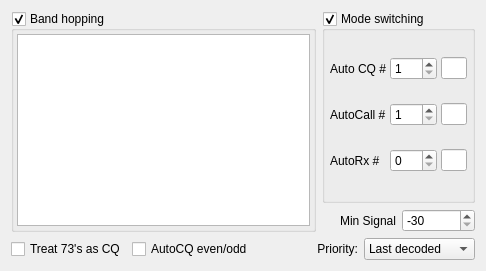
                     <widget class="QWidget" name="widget">
                      <attribute name="title">
                       <string>Others</string>
                      </attribute>
                      <layout class="QGridLayout" name="gridLayout_8" columnstretch="2,1">
                       <item row="0" column="1">
                        <widget class="QGroupBox" name="cb_autoModeSwitch">
                         <property name="sizePolicy">
                          <sizepolicy hsizetype="Preferred" vsizetype="MinimumExpanding">
                           <horstretch>0</horstretch>
                           <verstretch>0</verstretch>
                          </sizepolicy>
                         </property>
                         <property name="title">
                          <string>Mode switching</string>
                         </property>
                         <property name="checkable">
                          <bool>true</bool>
                         </property>
                         <layout class="QGridLayout" name="gridLayout_5">
                          <property name="leftMargin">
                           <number>5</number>
                          </property>
                          <property name="topMargin">
                           <number>5</number>
                          </property>
                          <property name="rightMargin">
                           <number>5</number>
                          </property>
                          <property name="bottomMargin">
                           <number>5</number>
                          </property>
                          <property name="horizontalSpacing">
                           <number>4</number>
                          </property>
                          <property name="verticalSpacing">
                           <number>2</number>
                          </property>
                          <item row="1" column="2">
                           <widget class="QLineEdit" name="le_autoCallLeft">
                            <property name="enabled">
                             <bool>true</bool>
                            </property>
                            <property name="maximumSize">
                             <size>
                              <width>40</width>
                              <height>16777215</height>
                             </size>
                            </property>
                            <property name="readOnly">
                             <bool>true</bool>
                            </property>
                           </widget>
                          </item>
                          <item row="1" column="0">
                           <widget class="QLabel" name="label_22">
                            <property name="text">
                             <string>AutoCall #</string>
                            </property>
                           </widget>
                          </item>
                          <item row="0" column="0">
                           <widget class="QLabel" name="label_21">
                            <property name="text">
                             <string>Auto CQ #</string>
                            </property>
                           </widget>
                          </item>
                          <item row="0" column="2">
                           <widget class="QLineEdit" name="le_autoCQLeft">
                            <property name="enabled">
                             <bool>true</bool>
                            </property>
                            <property name="maximumSize">
                             <size>
                              <width>40</width>
                              <height>16777215</height>
                             </size>
                            </property>
                            <property name="readOnly">
                             <bool>true</bool>
                            </property>
                           </widget>
                          </item>
                          <item row="1" column="1">
                           <widget class="QSpinBox" name="sb_autoCallCount">
                            <property name="enabled">
                             <bool>true</bool>
                            </property>
                            <property name="minimum">
                             <number>1</number>
                            </property>
                            <property name="maximum">
                             <number>999</number>
                            </property>
                           </widget>
                          </item>
                          <item row="0" column="1">
                           <widget class="QSpinBox" name="sb_autoCQCount">
                            <property name="enabled">
                             <bool>true</bool>
                            </property>
                            <property name="minimum">
                             <number>1</number>
                            </property>
                            <property name="maximum">
                             <number>999</number>
                            </property>
                           </widget>
                          </item>
                          <item row="2" column="0">
                           <widget class="QLabel" name="label_autoRxCount">
                            <property name="text">
                             <string>AutoRx #</string>
                            </property>
                           </widget>
                          </item>
                          <item row="2" column="1">
                           <widget class="QSpinBox" name="sb_autoRxCount">
                            <property name="enabled">
                             <bool>true</bool>
                            </property>
                            <property name="maximum">
                             <number>999</number>
                            </property>
                           </widget>
                          </item>
                          <item row="2" column="2">
                           <widget class="QLineEdit" name="le_autoRxLeft">
                            <property name="enabled">
                             <bool>true</bool>
                            </property>
                            <property name="maximumSize">
                             <size>
                              <width>40</width>
                              <height>16777215</height>
                             </size>
                            </property>
                            <property name="readOnly">
                             <bool>true</bool>
                            </property>
                           </widget>
                          </item>
                         </layout>
                        </widget>
                       </item>
                       <item row="1" column="1">
                        <layout class="QHBoxLayout" name="horizontalLayout_5">
                         <property name="spacing">
                          <number>6</number>
                         </property>
                         <item>
                          <widget class="QLabel" name="label_10">
                           <property name="text">
                            <string>Min Signal</string>
                           </property>
                           <property name="alignment">
                            <set>Qt::AlignRight|Qt::AlignTrailing|Qt::AlignVCenter</set>
                           </property>
                          </widget>
                         </item>
                         <item>
                          <widget class="QSpinBox" name="sbMindB">
                           <property name="toolTip">
                            <string>&lt;html&gt;&lt;head/&gt;&lt;body&gt;&lt;p&gt;Show only stations with signal stronger than...&lt;/p&gt;&lt;/body&gt;&lt;/html&gt;</string>
                           </property>
                           <property name="minimum">
                            <number>-30</number>
                           </property>
                           <property name="maximum">
                            <number>30</number>
                           </property>
                           <property name="value">
                            <number>-30</number>
                           </property>
                          </widget>
                         </item>
                        </layout>
                       </item>
                       <item row="2" column="0" colspan="2">
                        <layout class="QHBoxLayout" name="horizontalLayout_17">
                         <item>
                          <widget class="QCheckBox" name="cbCQonlyIncl73">
                           <property name="toolTip">
                            <string>&lt;html&gt;&lt;head/&gt;&lt;body&gt;&lt;p&gt;When &amp;quot;CQ Only&amp;quot; selected, include stations calling 73/RR73.&lt;/p&gt;&lt;/body&gt;&lt;/html&gt;</string>
                           </property>
                           <property name="text">
                            <string>Treat 73's as CQ</string>
                           </property>
                          </widget>
                         </item>
                         <item>
                          <widget class="QCheckBox" name="cbAutoCQAlternateEvenOdd">
                           <property name="toolTip">
                            <string>&lt;html&gt;&lt;head/&gt;&lt;body&gt;&lt;p&gt;When Mode Switching is enabled, alternate TX even/odd at the start of each AutoCQ cycle.&lt;/p&gt;&lt;/body&gt;&lt;/html&gt;</string>
                           </property>
                           <property name="text">
                            <string>AutoCQ even/odd</string>
                           </property>
                          </widget>
                         </item>
                         <item>
                          <spacer name="horizontalSpacer_8">
                           <property name="orientation">
                            <enum>Qt::Horizontal</enum>
                           </property>
                           <property name="sizeType">
                            <enum>QSizePolicy::MinimumExpanding</enum>
                           </property>
                           <property name="sizeHint" stdset="0">
                            <size>
                             <width>40</width>
                             <height>20</height>
                            </size>
                           </property>
                          </spacer>
                         </item>
                         <item>
                          <widget class="QLabel" name="label_autoCallPriority">
                           <property name="text">
                            <string>Priority:</string>
                           </property>
                           <property name="alignment">
                            <set>Qt::AlignRight|Qt::AlignTrailing|Qt::AlignVCenter</set>
                           </property>
                          </widget>
                         </item>
                         <item>
                          <widget class="QComboBox" name="cb_autoCallPriority">
                           <property name="sizePolicy">
                            <sizepolicy hsizetype="Fixed" vsizetype="Fixed">
                             <horstretch>0</horstretch>
                             <verstretch>0</verstretch>
                            </sizepolicy>
                           </property>
                           <property name="toolTip">
                            <string>&lt;html&gt;&lt;head/&gt;&lt;body&gt;&lt;p&gt;Priority of automatic station selection:&lt;/p&gt;&lt;p&gt;&lt;span style=&quot; font-weight:600;&quot;&gt;- Last decoded: &lt;/span&gt;call last decoded station&lt;/p&gt;&lt;p&gt;&lt;span style=&quot; font-weight:600;&quot;&gt;- Distance: &lt;/span&gt;call the station with the longest distance&lt;/p&gt;&lt;p&gt;&lt;span style=&quot; font-weight:600;&quot;&gt;- Signal strength: &lt;/span&gt;call the station with the strongest signal&lt;/p&gt;&lt;/body&gt;&lt;/html&gt;</string>
                           </property>
                           <item>
                            <property name="text">
                             <string>Last decoded</string>
                            </property>
                           </item>
                           <item>
                            <property name="text">
                             <string>Signal strength</string>
                            </property>
                           </item>
                           <item>
                            <property name="text">
                             <string>Distance</string>
                            </property>
                           </item>
                          </widget>
                         </item>
                        </layout>
                       </item>
                       <item row="0" column="0" rowspan="2">
                        <widget class="QGroupBox" name="cb_bandHopper">
                         <property name="title">
                          <string>Band hopping</string>
                         </property>
                         <property name="checkable">
                          <bool>true</bool>
                         </property>
                         <layout class="QVBoxLayout" name="verticalLayout">
                          <property name="leftMargin">
                           <number>3</number>
                          </property>
                          <property name="topMargin">
                           <number>3</number>
                          </property>
                          <property name="rightMargin">
                           <number>3</number>
                          </property>
                          <property name="bottomMargin">
                           <number>3</number>
                          </property>
                          <item>
                           <widget class="QPlainTextEdit" name="pte_bandHopper">
                            <property name="enabled">
                             <bool>true</bool>
                            </property>
                            <property name="sizePolicy">
                             <sizepolicy hsizetype="Ignored" vsizetype="Expanding">
                              <horstretch>0</horstretch>
                              <verstretch>0</verstretch>
                             </sizepolicy>
                            </property>
                            <property name="toolTip">
                             <string>&lt;html&gt;&lt;head/&gt;&lt;body&gt;&lt;p&gt;This feature allows you to set up automatic band changes. Cycle duration shares, mode-switching value.&lt;/p&gt;&lt;p&gt;&lt;br/&gt;&lt;/p&gt;&lt;p&gt;&lt;span style=&quot; font-weight:600;&quot;&gt;Syntax:&lt;/span&gt;&lt;/p&gt;&lt;p&gt;&amp;lt;hour zulu (UTC)&amp;gt;:&amp;lt;band1&amp;gt;,&amp;lt;band2&amp;gt;,&amp;lt;bandX&amp;gt;&lt;/p&gt;&lt;p&gt;&lt;br/&gt;&lt;/p&gt;&lt;p&gt;&lt;span style=&quot; font-weight:600;&quot;&gt;Example:&lt;/span&gt;&lt;/p&gt;&lt;p&gt;14:20m,40m&lt;/p&gt;&lt;p&gt;22:80m:40m&lt;/p&gt;&lt;p&gt;&lt;br/&gt;&lt;/p&gt;&lt;p&gt;In the above example, Z will switch between 20m and 40m between 14 and 22, then betwee 22 and 14 it will switch between 80m and 40m.&lt;/p&gt;&lt;/body&gt;&lt;/html&gt;</string>
                            </property>
                           </widget>
                          </item>
                         </layout>
                        </widget>
                       </item>
                      </layout>
                     </widget>
